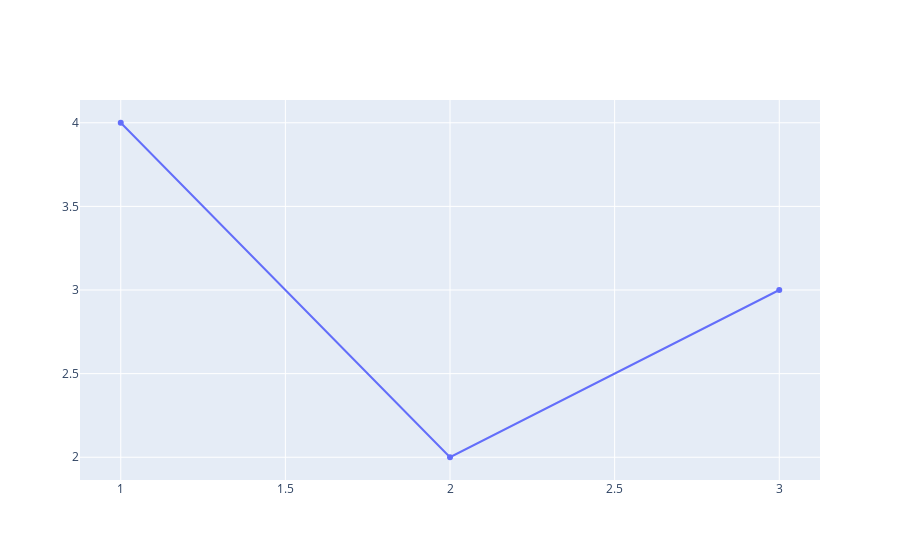

Notebook code for this chart:
### Code cell


### Figure 1 — Plotly figure (JSON) as saved in the notebook; plotly's stock layout.template omitted (floating-point values rounded to 4 significant figures)
{"data": [{"type": "scatter", "x": [1, 2, 3], "y": [4, 2, 3]}], "layout": {"autosize": true, "xaxis": {"autorange": true, "range": [0.8807, 3.119], "type": "linear"}, "yaxis": {"autorange": true, "range": [1.835, 4.165], "type": "linear"}}}
